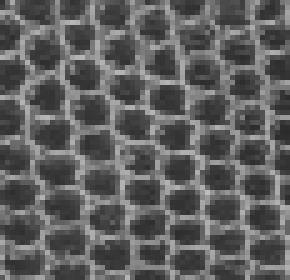
%> input picture TextureSynthesis/images/texture2.bmp, 58 x 56 px (shown 5 times larger)
$ octave Main.m   (GNU Octave 9; MATLAB toolbox functions it lacks are replaced by stand-ins)
%> lines starting %> are read from the running program, lines starting %| are printed output that depends on the picture; in (x1, y1, x2, y2) boxes, pixels count from 0 and x2, y2 are one past the last pixel; in counts of white or black regions, pixels touching at a corner belong together; the program's own positions count from 1
%> further down, image is the input picture: size 56x58x3 uint8; min 43, max 189, mean 95.4
### TextureSynthesis/TextureGrowing.m
%% Synthesis function
function textureSynth = TextureGrowing(textureOriginal, seedSize, enlargeFactor)
%> called with seedSize = 5, enlargeFactor = 1
    % Progressive display initialization
    close all;
    figure;
    ss = get(0, 'Screensize');
    set(gcf, 'ToolBar', 'none');
    set(gcf, 'Position', [ss(3)/4 ss(4)/4 ss(3)/2 ss(4)/2]);
    set(gca, 'Position', [0 0 1 1]);

    % Initialization (change output size here)
    [h, w, c] = size(textureOriginal);
%> h = 56; w = 58; c = 3
    hNew = h * enlargeFactor;
%> hNew = 56
    wNew = w * enlargeFactor;
%> wNew = 58

    % Set T(x,y)=0 for all pixels (x,y)
    textureSynth = zeros(hNew, wNew, c);

    % Randomly select a x-by-x seed s from S
    seed = getRandomPatch(textureOriginal, seedSize);

    % Find the center of T
    yCenter = floor(hNew/2);
%> yCenter = 28
    xCenter = floor(wNew/2);
%> xCenter = 29
    halfSeed = floor(seedSize / 2.0);

    % Copy s at the center of T
    textureSynth(yCenter-halfSeed:yCenter+halfSeed, xCenter-halfSeed:xCenter+halfSeed, :) = seed;
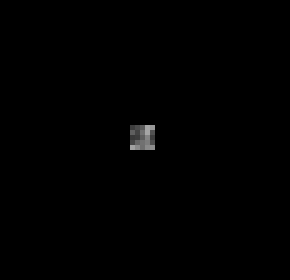
%> textureSynth: size 56x58x3 double (shown 5 times larger); min 0, max 0.651, mean 0.0032
    textureSynth = padarray(textureSynth, [halfSeed halfSeed], 'both');
%> textureSynth: size 60x62x3 double
    [hNew, wNew, c] = size(textureSynth);
%> hNew = 60; wNew = 62

    % Create mask M: M(x,y)=0 if T(x,y)=0, M(x,y)=1 otherwise
    mask = zeros(hNew, wNew);
    mask(yCenter-halfSeed:yCenter+halfSeed, xCenter-halfSeed:xCenter+halfSeed) = ones(seedSize);
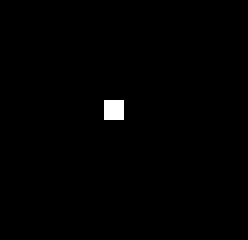
%> mask: size 60x62 double (shown 4 times larger); values 0 (black) and 1 (white), 0.67% white; 1 white region, box (x1, y1, x2, y2) and area: (26, 25, 31, 30) 25
    mask = padarray(mask, [halfSeed halfSeed], 'both');

    % Pad image
    paddedOriginal = padarray(textureOriginal, [halfSeed halfSeed], 'both');
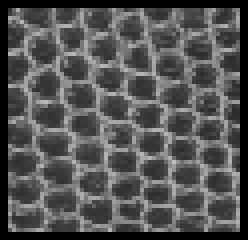
%> paddedOriginal: size 60x62x3 double (shown 4 times larger); min 0, max 0.741, mean 0.326

    % Generate Gaussian kernel
    gaussianKernel = fspecial('gaussian', [seedSize, seedSize], 2);

    % Get all patches from original texture beforehand
    origPatchs = zeros(h, w, seedSize, seedSize, c);
    for m = 1:h
        for n = 1:w
            origPatchs(m, n, :, :, :) = reshape(paddedOriginal(m:m+halfSeed*2, n:n+halfSeed*2, :), 1, 1, seedSize, seedSize, c);
        end
    end

    % While T is not filled
    while sum(sum(textureSynth(1+halfSeed:hNew-halfSeed, 1+halfSeed:wNew-halfSeed) == 0)) > 0
        % Find next layer L = dilate(M) - M
        layer = imdilate(mask, strel('square', 3)) - mask;

        % For each pixel (x,y) such that L(x,y) = 1:
        [yPatch, xPatch] = find(layer == 1);

        % For each pixel (i,j) in S: compute SSD between patch in S centered at (i,j) and patch in T centered at (x,y) (only for known pixels)
        for i = 1:size(xPatch, 1)
            % Get patch coordinates
            yMin = yPatch(i) - halfSeed;
            yMax = yPatch(i) + halfSeed;
            xMin = xPatch(i) - halfSeed;
            xMax = xPatch(i) + halfSeed;

            % Avoid border overflow
            if yMin >= 1 && yMax <= hNew && xMin >= 1 && xMax <= wNew
                % Preallocate
                ssd = zeros(h, w);

                % Get centered patches
                maskPatch = mask(yMin:yMax, xMin:xMax);
                synthPatch = textureSynth(yMin:yMax, xMin:xMax, :);

                % GWSSD
                for m = 1:h
                    for n = 1:w
                        origPatch = reshape(origPatchs(m, n, :, :, :), seedSize, seedSize, c);
                        ssd(m, n) = sum(sum(sum(gaussianKernel .* maskPatch .* (synthPatch - origPatch) .^ 2)));
                   end
                end

                % Find the best matching patch p
                bestPatch = min(min(ssd));

                % Keep all patches such that: SSD(T(x,y),S(i,j)) < (1+epsilon) SSD(T(x,y),p)
                eps = 0.1;
                [yCandidates, xCandidates] = find(ssd <= (1+eps) * bestPatch);

                % Pick randomly one of those (i',j')
                randomSelector = randi(size(yCandidates, 1));

                % Copy: T(x,y) = S(i',j')
                textureSynth(yPatch(i), xPatch(i), :) = textureOriginal(yCandidates(randomSelector), xCandidates(randomSelector), :);

                % Set M(x,y)=1
                mask(yPatch(i), xPatch(i)) = 1;
            end
        end

        % Progression display
        cla reset;
        imshow(textureSynth(1+halfSeed:hNew-halfSeed, 1+halfSeed:wNew-halfSeed, :));
        drawnow;

    end

    % Remove zero padding
    textureSynth = textureSynth(1+halfSeed:hNew-halfSeed, 1+halfSeed:wNew-halfSeed, :);

end

%% Find a random patch from texture
function patch = getRandomPatch(texture, seedSize)
    % Texture size
    [h, w, c] = size(texture);

    % Patch size
    halfSeed = floor(seedSize / 2.0);

    % Patch location
    yPatch = randi([1+halfSeed, h-halfSeed]);
    xPatch = randi([1+halfSeed, w-halfSeed]);

    % Get patch
    patch = texture(yPatch-halfSeed:yPatch+halfSeed, xPatch-halfSeed:xPatch+halfSeed, :);
end

### TextureSynthesis/Main.m
%% Add files to current session
filename = mfilename;
fullpath = mfilename('fullpath');
directory = char(extractBefore(fullpath, length(fullpath)-length(filename)));
addpath(directory, strcat(directory, '/images'), strcat(directory, '/results'));

%% Read image
imageName = 'texture2.bmp';
image = imread(imageName);
image = im2double(image);

%% Synthesis
seedSize = 5;
%> (the run ends here)
